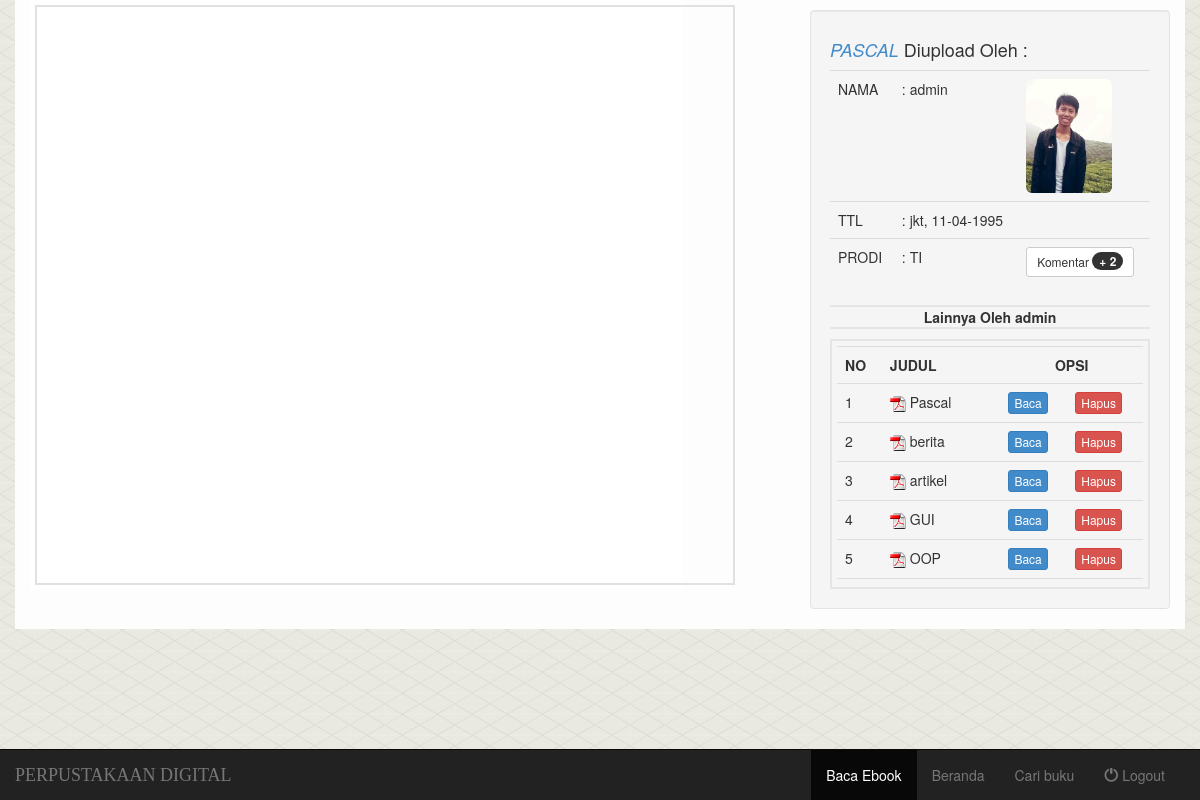
The page /aksi/bacaebookn.php?id=50 on the database its author committed.
### tables this page shows
CREATE TABLE `tb_file` (
  `id_file` int(11) NOT NULL AUTO_INCREMENT,
  `id_user` int(11) NOT NULL,
  `judul_file` varchar(35) NOT NULL,
  `kategori` text NOT NULL,
  `isi_file` text NOT NULL,
  `deskripsi` text NOT NULL,
  `tgl_upload` datetime NOT NULL,
  PRIMARY KEY (`id_file`)
);

CREATE TABLE `tb_user` (
  `id_user` int(11) NOT NULL AUTO_INCREMENT,
  `level` int(2) NOT NULL,
  `nama` varchar(30) NOT NULL,
  `npm` varchar(12) NOT NULL,
  `tempat` text NOT NULL,
  `tgl` text NOT NULL,
  `fakultas` text NOT NULL,
  `prodi` text NOT NULL,
  `jenis_kelamin` enum('L','P') NOT NULL,
  `syarat` enum('Y') NOT NULL,
  `foto` text NOT NULL,
  PRIMARY KEY (`id_user`)
);

CREATE TABLE `tb_foto` (
  `id_foto` int(11) NOT NULL AUTO_INCREMENT,
  `id_user` int(11) NOT NULL,
  `foto` text NOT NULL,
  PRIMARY KEY (`id_foto`)
);

### aksi/bacaebookn.php (the view, shortened to what this page needs)
<?php
$query = "select * from tb_file where id_file = '$_GET[id]'";
$a = mysql_query($query);
while($data = mysql_fetch_array($a)){
$idnyaf = $data['id_file'];
$lokasi = "../ebook/".$data['isi_file'];
 ?>
<!DOCTYPE html PUBLIC "-//W3C//DTD XHTML 1.0 Transitional//EN" "http://www.w3.org/TR/xhtml1/DTD/xhtml1-transitional.dtd">
<html xmlns="http://www.w3.org/1999/xhtml">
<head>
<link rel="stylesheet" href="../pengaturan/css/bootstrap.min.css" />
</head>
<body>
<div class="container" style="background:#fdfdfd">
<div class="row">
        	<div class="col-md-7">
            <div class="putih">
            <iframe id="ebooknya" src="<?php echo $lokasi ?>"></iframe>
            </div>
            </div>
            <div class="col-md-4" style="float:right">
            <?php
$idnya = $data['id_user'];
$cari_user = "SELECT * FROM tb_user WHERE id_user = '$idnya'";
$ambil = mysql_query($cari_user);
while ($usernya = mysql_fetch_array($ambil)) {
$id = $usernya['id_user'];
$nama = $usernya['nama'];
$ttl = $usernya['tempat'].', '.$usernya['tgl'];
$jurusan = $usernya['prodi'];?>
<div>
<div class="well" style="margin-top:10px;">
<h4><a style="font-style:italic;text-transform:uppercase;"><?php echo $data['judul_file']; ?></a> Diupload Oleh :</h4>
	<table width="600" border="0" class="table table-responsive">
  <tr>
    <td>NAMA </td>
    <td>:&nbsp;<?php echo $nama ?></td>
    <?php
$carifoto = "SELECT * FROM tb_foto where id_user = '$id'";
$ambilfoto = mysql_query($carifoto);
while($fotonya = mysql_fetch_array($ambilfoto)){
$lokasi_foto = "../foto/".$fotonya['foto'];
	?>
    <td><img class="img-responsive img-rounded" style="height:114px;width:86px;"src="<?php echo $lokasi_foto ?>" alt="<?php echo $nama ?>"><?php } ?></td>
  </tr>
  <tr>
    <td>TTL </td>
    <td>:&nbsp;<?php echo $ttl ?></td>
    <td>&nbsp;</td>
  </tr>
  <tr>
    <td>PRODI </td>
    <td>:&nbsp;<?php echo $jurusan ?></td>
    <td><button type="button" data-toggle="modal" data-target="#komentar" class=" btn btn-default btn-sm">Komentar <span class="badge">+ <?php $r = "SELECT * FROM tb_komentar WHERE id_file = '$idnyaf'"; $ha = mysql_query($r); $itunganya = mysql_num_rows($ha); echo $itunganya; ?></span></button></td>
  </tr>
</table>
	<div class="serupa" style="border-top:2px solid #e5e5e5">
    <center><strong><p style="border-bottom:2px solid #e5e5e5">Lainnya Oleh <?php echo $nama ?></p></strong></center>
    <div style="border:2px solid #e5e5e5;padding:5px;" id="scrol">
    <table class=" table table-responsive table-hover">
    <tr style="font-weight:bold"><td>NO</td><td>JUDUL</td><td colspan="2"><center>OPSI</center></td></tr>
	<?php
	$serupa = "SELECT * FROM tb_file WHERE id_user = '$data[id_user]' order by id_file desc";
	$ambilserupa = mysql_query($serupa);
	$nomoru=1;
	while($ini = mysql_fetch_array($ambilserupa)){
	echo '<tr><td>'.$nomoru++.'</td><td><img src="../pengaturan/img/pdf.gif"> '.$ini['judul_file'].'</td><td><a href="../aksi/bacaebookn.php?id='.$ini['id_file'].'"><button class ="btn btn-primary btn-xs">Baca</button></a></td><td><a href="../aksi/adm_hapus_ebook.php?id='.$ini['id_file'].'"><button class="btn btn-danger btn-xs">Hapus</button></td></tr>';
	}
	?>
    </table>
    </div>
    </div>
</div>
</div>
</div>
</div>
<div class="nav navbar navbar-fixed-bottom navbar-inverse">
<div class="navbar-header">
<a class="navbar-brand" href="#" style="font-family:'Times New Roman', Times, serif">PERPUSTAKAAN DIGITAL</a>
</div>
<div>
<ul class="nav navbar-nav navbar-right" style="margin-right:20px;">
<li class="active"><a href="#">Baca Ebook</a></li>
<li><a href="../proses_beranda.php">Beranda</a></li>
<li><a href="../proses_caribuku.php">Cari buku</a></li>
<li><a href="../logout.php"><span class="glyphicon glyphicon-off"></span> Logout</a></li>
</ul>
</div>
</div>
<?php
}
}
?>
</body>
</html>

### aksi/bacaebookn.php (style rules this page uses)
body { background-image:url(../pengaturan/img/patter.png);background-repeat:repeat; }
.putih { background:#FFFFFF }
#ebooknya { height:580px;width:700px;padding:5px;border:2px solid #e1e1e1;margin-top:5px;margin-bottom:5px;margin-left:5px; }
#scrol { height:250px;overflow-y:scroll;overflow-style:marquee-line; }

### rows shown on the page
tb_file: judul_file "PASCAL", judul_file "Pascal"
tb_user: nama "admin", ttl "jkt, 11-04-1995", prodi "TI", itunganya "2"
tb_foto: foto (picture)
tb_file: judul_file "berita"
tb_file: judul_file "artikel"
tb_file: judul_file "GUI"
tb_file: judul_file "OOP"
